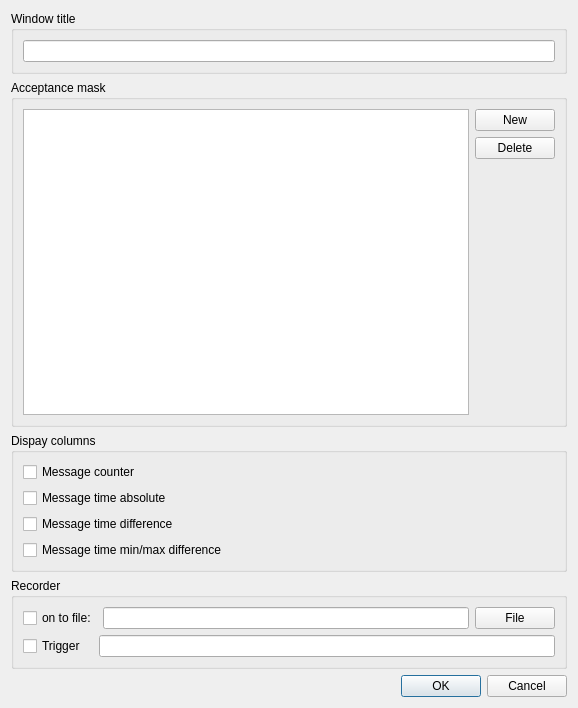
<?xml version="1.0" encoding="UTF-8"?>
<ui version="4.0">
 <class>CANMessageWindowConfigDialog</class>
 <widget class="QDialog" name="CANMessageWindowConfigDialog">
  <property name="geometry">
   <rect>
    <x>0</x>
    <y>0</y>
    <width>578</width>
    <height>708</height>
   </rect>
  </property>
  <property name="windowTitle">
   <string>CAN message window configuration</string>
  </property>
  <property name="windowIcon">
   <iconset>
    <normaloff>:/Icons/CAN.ico</normaloff>:/Icons/CAN.ico</iconset>
  </property>
  <layout class="QVBoxLayout" name="verticalLayout_4">
   <item>
    <widget class="QGroupBox" name="WindowTitleGroupBox">
     <property name="title">
      <string>Window title</string>
     </property>
     <layout class="QVBoxLayout" name="verticalLayout_5">
      <item>
       <widget class="QLineEdit" name="WindowTitleLineEdit"/>
      </item>
     </layout>
    </widget>
   </item>
   <item>
    <widget class="QGroupBox" name="AcceptanceMaskGroupBox">
     <property name="title">
      <string>Acceptance mask</string>
     </property>
     <layout class="QHBoxLayout" name="horizontalLayout">
      <item>
       <widget class="QTableWidget" name="AcceptanceMaskTableWidget">
        <property name="selectionMode">
         <enum>QAbstractItemView::SingleSelection</enum>
        </property>
        <property name="selectionBehavior">
         <enum>QAbstractItemView::SelectRows</enum>
        </property>
       </widget>
      </item>
      <item>
       <layout class="QVBoxLayout" name="verticalLayout">
        <item>
         <widget class="QPushButton" name="NewPushButton">
          <property name="text">
           <string>New</string>
          </property>
         </widget>
        </item>
        <item>
         <widget class="QPushButton" name="DeletePushButton">
          <property name="text">
           <string>Delete</string>
          </property>
         </widget>
        </item>
        <item>
         <spacer name="verticalSpacer">
          <property name="orientation">
           <enum>Qt::Vertical</enum>
          </property>
          <property name="sizeHint" stdset="0">
           <size>
            <width>20</width>
            <height>40</height>
           </size>
          </property>
         </spacer>
        </item>
       </layout>
      </item>
     </layout>
    </widget>
   </item>
   <item>
    <widget class="QGroupBox" name="DisplayColumnsGroupBox">
     <property name="title">
      <string>Dispay columns</string>
     </property>
     <layout class="QVBoxLayout" name="verticalLayout_2">
      <item>
       <widget class="QCheckBox" name="MessageCounterCheckBox">
        <property name="text">
         <string>Message counter</string>
        </property>
       </widget>
      </item>
      <item>
       <widget class="QCheckBox" name="MessageTimeAbsoluteCheckBox">
        <property name="text">
         <string>Message time absolute</string>
        </property>
       </widget>
      </item>
      <item>
       <widget class="QCheckBox" name="MessageTimeDifferenceCheckBox">
        <property name="text">
         <string>Message time difference</string>
        </property>
       </widget>
      </item>
      <item>
       <widget class="QCheckBox" name="MessageTimeMinMaxDifferenceCheckBox">
        <property name="text">
         <string>Message time min/max difference</string>
        </property>
       </widget>
      </item>
     </layout>
    </widget>
   </item>
   <item>
    <widget class="QGroupBox" name="RecorderGroupBox">
     <property name="title">
      <string>Recorder</string>
     </property>
     <layout class="QVBoxLayout" name="verticalLayout_3">
      <item>
       <layout class="QHBoxLayout" name="horizontalLayout_2">
        <item>
         <widget class="QCheckBox" name="RecorderOnCheckBox">
          <property name="minimumSize">
           <size>
            <width>70</width>
            <height>0</height>
           </size>
          </property>
          <property name="text">
           <string>on to file:</string>
          </property>
         </widget>
        </item>
        <item>
         <widget class="QLineEdit" name="RecorderFilenameLineEdit"/>
        </item>
        <item>
         <widget class="QPushButton" name="RecorderFilePushButton">
          <property name="text">
           <string>File</string>
          </property>
         </widget>
        </item>
       </layout>
      </item>
      <item>
       <layout class="QHBoxLayout" name="horizontalLayout_3">
        <item>
         <widget class="QCheckBox" name="RecorderTriggerCheckBox">
          <property name="minimumSize">
           <size>
            <width>70</width>
            <height>0</height>
           </size>
          </property>
          <property name="text">
           <string>Trigger</string>
          </property>
         </widget>
        </item>
        <item>
         <widget class="QLineEdit" name="RecorderTriggerEquationLineEdit"/>
        </item>
       </layout>
      </item>
     </layout>
    </widget>
   </item>
   <item>
    <widget class="QDialogButtonBox" name="buttonBox">
     <property name="orientation">
      <enum>Qt::Horizontal</enum>
     </property>
     <property name="standardButtons">
      <set>QDialogButtonBox::Cancel|QDialogButtonBox::Ok</set>
     </property>
    </widget>
   </item>
  </layout>
 </widget>
 <resources/>
 <connections>
  <connection>
   <sender>buttonBox</sender>
   <signal>accepted()</signal>
   <receiver>CANMessageWindowConfigDialog</receiver>
   <slot>accept()</slot>
   <hints>
    <hint type="sourcelabel">
     <x>248</x>
     <y>254</y>
    </hint>
    <hint type="destinationlabel">
     <x>157</x>
     <y>274</y>
    </hint>
   </hints>
  </connection>
  <connection>
   <sender>buttonBox</sender>
   <signal>rejected()</signal>
   <receiver>CANMessageWindowConfigDialog</receiver>
   <slot>reject()</slot>
   <hints>
    <hint type="sourcelabel">
     <x>316</x>
     <y>260</y>
    </hint>
    <hint type="destinationlabel">
     <x>286</x>
     <y>274</y>
    </hint>
   </hints>
  </connection>
 </connections>
</ui>
